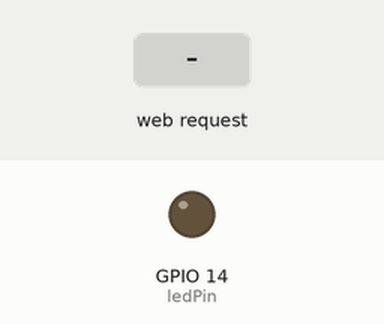
This sketch was run on a simulated ESP32. On the bench: output pins drawn as LEDs (lit = HIGH). The inputs (shaded band) are chosen by the test bench. WiFi joins after 1.5 s; servers stay silent unless stated; what the sketch prints to the serial monitor is not drawn.

Above: at 3.1 s.
3.2 s: HTTP request GET /on received
At 4.4 s:
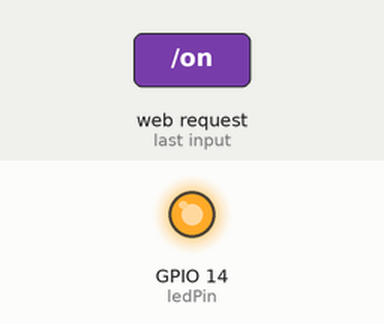
4.7 s: HTTP request GET /off received
At 5.7 s:
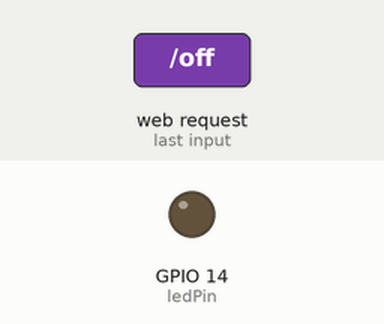
Timing chart, 0 to 7.7 s (numbered marks = the images above; inputs shaded):
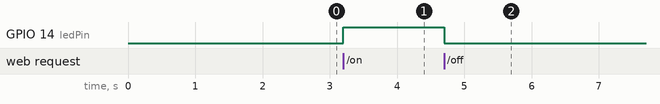

Measured:
- after the input at 3.2 s, GPIO 14 (ledPin): LOW → HIGH at once
- after the input at 4.7 s, GPIO 14 (ledPin): HIGH → LOW at once

The sketch:

ServidorWeb.ino
```cpp
#include <WiFi.h>
#include <WebServer.h>

const char* ssid  = "ALUMNOS TEC";
const char* password = "";
const int ledPin = 14; // Consistencia en minúsculas

// Inicializar server
WebServer server(80);

// Prototipos de funciones (opcional pero recomendado)
void handleRoot();
void handleOn();
void handleOff();

void setup() {
  pinMode(ledPin, OUTPUT);
  digitalWrite(ledPin, LOW);

  Serial.begin(115200); // S mayúscula
  delay(400);

  WiFi.begin(ssid, password); // WiFi con ambas mayúsculas
  Serial.print("Conectando a Wi-Fi...");

  while (WiFi.status() != WL_CONNECTED) {
    delay(500);
    Serial.print(".");
  }

  Serial.println("\nConectado");
  Serial.print("IP del Servidor: ");
  Serial.println(WiFi.localIP());

  // Rutas
  server.on("/", handleRoot);
  server.on("/on", handleOn);
  server.on("/off", handleOff); // Corregido el nombre "hanldeOff"

  server.begin();
}

void loop() {
  server.handleClient();
}

// Implementación de funciones
void handleRoot() {
  String html = "<h1>¡Controlar Led!</h1>"; // Falta punto y coma
  html += "<p><a href=\"/on\"><button> ON </button></a></p>";
  html += "<p><a href=\"/off\"><button> OFF </button></a></p>";
  server.send(200, "text/html", html);
}

void handleOn() {
  digitalWrite(ledPin, HIGH); // Era digitalWrite, no digitalWriter
  server.send(200, "text/html", "LED ENCENDIDO <br><br><a href=\"/\">Volver</a>");
}

void handleOff() {
  digitalWrite(ledPin, LOW); // Era digitalWrite
  server.send(200, "text/html", "LED APAGADO <br><br><a href=\"/\">Volver</a>");
}
```
